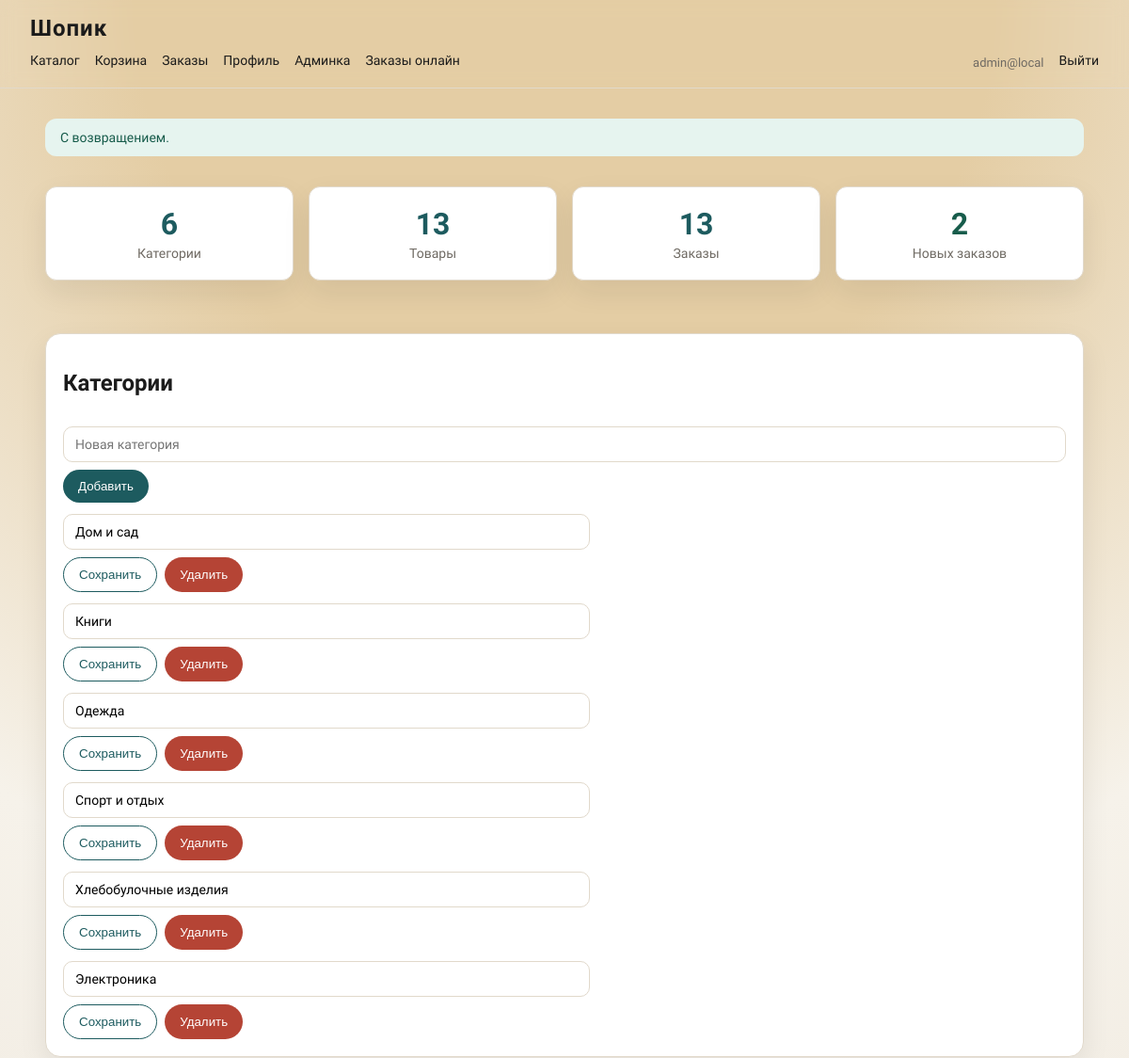
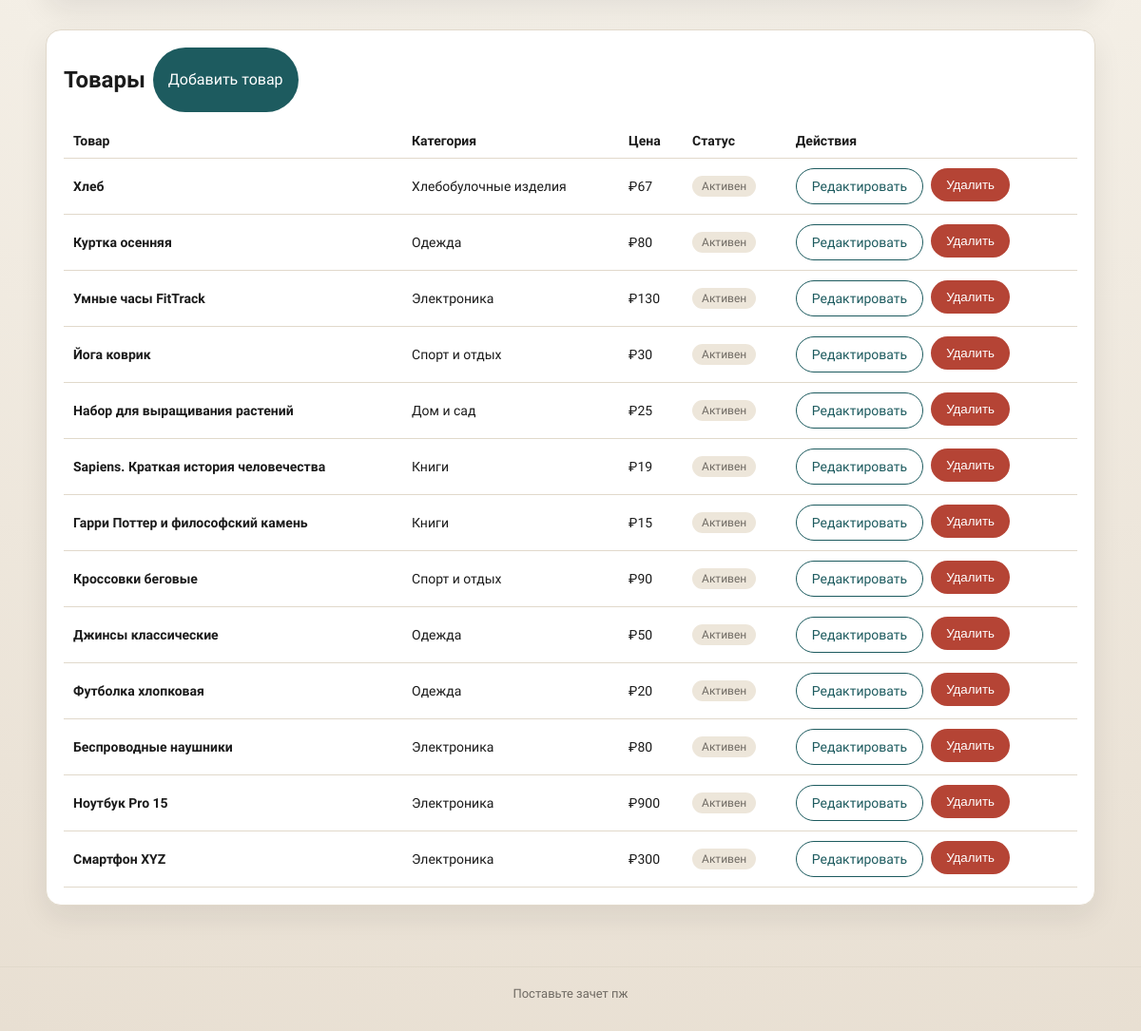
/admin/index.php (signed in), run on the app's committed database (2 pictures, top to bottom).
### tables this page shows
CREATE TABLE users (
            id INTEGER PRIMARY KEY AUTOINCREMENT,
            email TEXT NOT NULL UNIQUE,
            password_hash TEXT NOT NULL,
            role TEXT NOT NULL DEFAULT "user",
            created_at TEXT NOT NULL DEFAULT CURRENT_TIMESTAMP
        );

CREATE TABLE categories (
            id INTEGER PRIMARY KEY AUTOINCREMENT,
            name TEXT NOT NULL
        );

CREATE TABLE products (
            id INTEGER PRIMARY KEY AUTOINCREMENT,
            category_id INTEGER NULL,
            name TEXT NOT NULL,
            description TEXT NOT NULL,
            price REAL NOT NULL,
            image_path TEXT NULL,
            is_active INTEGER NOT NULL DEFAULT 1,
            FOREIGN KEY (category_id) REFERENCES categories(id) ON DELETE SET NULL
        );

### db.php (called while the page is built, shortened)
<?php
function db(): PDO
{
    static $pdo = null;
    if ($pdo instanceof PDO) {
        return $pdo;
    }
    $dbPath = __DIR__ . '/data/shop.sqlite';
    $pdo = new PDO('sqlite:' . $dbPath);
    $pdo->setAttribute(PDO::ATTR_ERRMODE, PDO::ERRMODE_EXCEPTION);
    $pdo->exec('PRAGMA foreign_keys = ON');
    init_db($pdo);
    return $pdo;
}
function init_db(PDO $pdo): void
{
    $pdo->exec(
        'CREATE TABLE IF NOT EXISTS users (
            id INTEGER PRIMARY KEY AUTOINCREMENT,
            email TEXT NOT NULL UNIQUE,
            password_hash TEXT NOT NULL,
            role TEXT NOT NULL DEFAULT "user",
            created_at TEXT NOT NULL DEFAULT CURRENT_TIMESTAMP
        )'
    );
    $pdo->exec(
        'CREATE TABLE IF NOT EXISTS categories (
            id INTEGER PRIMARY KEY AUTOINCREMENT,
            name TEXT NOT NULL
        )'
    );
    $pdo->exec(
        'CREATE TABLE IF NOT EXISTS products (
            id INTEGER PRIMARY KEY AUTOINCREMENT,
            category_id INTEGER NULL,
            name TEXT NOT NULL,
            description TEXT NOT NULL,
            price REAL NOT NULL,
            image_path TEXT NULL,
            is_active INTEGER NOT NULL DEFAULT 1,
            FOREIGN KEY (category_id) REFERENCES categories(id) ON DELETE SET NULL
        )'
    );
    $pdo->exec(
        'CREATE TABLE IF NOT EXISTS cart_items (
            id INTEGER PRIMARY KEY AUTOINCREMENT,
            user_id INTEGER NOT NULL,
            product_id INTEGER NOT NULL,
            qty INTEGER NOT NULL DEFAULT 1,
            UNIQUE(user_id, product_id),
            FOREIGN KEY (user_id) REFERENCES users(id) ON DELETE CASCADE,
            FOREIGN KEY (product_id) REFERENCES products(id) ON DELETE CASCADE
        )'
    );
    $pdo->exec(
        'CREATE TABLE IF NOT EXISTS orders (
            id INTEGER PRIMARY KEY AUTOINCREMENT,
            user_id INTEGER NOT NULL,
            status TEXT NOT NULL DEFAULT "new",
            created_at TEXT NOT NULL DEFAULT CURRENT_TIMESTAMP,
            FOREIGN KEY (user_id) REFERENCES users(id) ON DELETE CASCADE
        )'
    );
    $pdo->exec(
        'CREATE TABLE IF NOT EXISTS order_items (
            id INTEGER PRIMARY KEY AUTOINCREMENT,
            order_id INTEGER NOT NULL,
            product_id INTEGER NOT NULL,
            qty INTEGER NOT NULL,
            price REAL NOT NULL,
            FOREIGN KEY (order_id) REFERENCES orders(id) ON DELETE CASCADE,
            FOREIGN KEY (product_id) REFERENCES products(id) ON DELETE CASCADE
        )'
    );
    $adminExists = (int) $pdo->query("SELECT COUNT(*) FROM users WHERE role = 'admin'")->fetchColumn();
}
function e($value): string
{
    return htmlspecialchars((string) $value, ENT_QUOTES, 'UTF-8');
}
function current_user(): ?array
{
    static $cached = null;
    if ($cached !== null) {
        return $cached;
    }
    $stmt = db()->prepare('SELECT id, email, role FROM users WHERE id = ?');
    $stmt->execute([$_SESSION['user_id']]);
    $user = $stmt->fetch(PDO::FETCH_ASSOC) ?: null;
    $cached = $user;
    return $cached;
}
function is_admin(): bool
{
    $user = current_user();
    return $user && $user['role'] === 'admin';
}
function require_admin(): void
{
    if (!is_admin()) {
        header('Location: /login.php');
        exit;
    }
}
function flash(string $key, ?string $value = null): ?string
{
    if (!empty($_SESSION['flash'][$key])) {
        $msg = (string) $_SESSION['flash'][$key];
        return $msg;
    }
    return null;
}

### admin/index.php (the view, shortened to what this page needs)
<?php
require_once __DIR__ . '/../db.php';
require_admin();
$categories = db()->query('SELECT id, name FROM categories ORDER BY name')->fetchAll(PDO::FETCH_ASSOC);
$products = db()->query(
    'SELECT p.id, p.name, p.price, p.is_active, c.name AS category_name
     FROM products p
     LEFT JOIN categories c ON c.id = p.category_id
     ORDER BY p.id DESC'
)->fetchAll(PDO::FETCH_ASSOC);
$totalProducts = (int) db()->query('SELECT COUNT(*) FROM products')->fetchColumn();
$totalCategories = (int) db()->query('SELECT COUNT(*) FROM categories')->fetchColumn();
$totalOrders = (int) db()->query('SELECT COUNT(*) FROM orders')->fetchColumn();
$newOrders = (int) db()->query("SELECT COUNT(*) FROM orders WHERE status = 'new'")->fetchColumn();
include __DIR__ . '/../partials/header.php';
?>
<section class="admin-stats">
    <div class="stat-card">
        <h3><?= $totalCategories ?></h3>
        <p>Категории</p>
    </div>
    <div class="stat-card">
        <h3><?= $totalProducts ?></h3>
        <p>Товары</p>
    </div>
    <div class="stat-card">
        <h3><?= $totalOrders ?></h3>
        <p>Заказы</p>
    </div>
    <div class="stat-card new">
        <h3><?= $newOrders ?></h3>
        <p>Новых заказов</p>
    </div>
</section>
<section class="card">
    <h2>Категории</h2>
    <form class="inline-form" method="post" action="/admin/category_edit.php">
        <input type="text" name="name" placeholder="Новая категория" required>
        <button type="submit">Добавить</button>
    </form>
    <div class="form">
        <?php foreach ($categories as $category): ?>
            <form class="inline-form" method="post" action="/admin/category_edit.php">
                <input type="text" name="name" value="<?= e($category['name']) ?>" required>
                <button type="submit" name="action" value="update" class="secondary">Сохранить</button>
                <button type="submit" name="action" value="delete" class="danger">Удалить</button>
            </form>
        <?php endforeach; ?>
    </div>
</section>
<section class="card">
    <div class="inline-form">
        <h2>Товары</h2>
        <a class="button" href="/admin/product_edit.php">Добавить товар</a>
    </div>
    <?php if (!$products): ?>
        <p>Товаров пока нет.</p>
    <?php else: ?>
        <table class="table">
            <thead>
                <tr>
                    <th>Товар</th>
                    <th>Категория</th>
                    <th>Цена</th>
                    <th>Статус</th>
                    <th>Действия</th>
                </tr>
            </thead>
            <tbody>
                <?php foreach ($products as $product): ?>
                    <tr>
                        <td>
                            <strong><?= e($product['name']) ?></strong>
                        </td>
                        <td><?= e($product['category_name'] ?? 'Без категории') ?></td>
                        <td>₽<?= number_format((float) $product['price'], 0) ?></td>
                        <td><?= $product['is_active'] ? '<span class="status-chip">Активен</span>' : '<span class="status-chip" style="background:#f8d7da">Скрыт</span>' ?></td>
                        <td>
                            <div class="inline-form">
                                <a class="button secondary" href="/admin/product_edit.php?id=<?= (int) $product['id'] ?>">Редактировать</a>
                                <form method="post" action="/admin/product_delete.php" onsubmit="return confirm('Удалить товар?');">
                                    <button type="submit" class="danger">Удалить</button>
                                </form>
                            </div>
                        </td>
                    </tr>
                <?php endforeach; ?>
            </tbody>
        </table>
    <?php endif; ?>
</section>
<?php include __DIR__ . '/../partials/footer.php'; ?>

### partials/header.php (shortened to what this page needs)
<?php
$user = current_user();
?>
<!doctype html>
<html lang="ru">
<head>
    <link rel="stylesheet" href="/assets/css/style.css">
</head>
<body>
<div class="page">
    <header class="site-header">
        <div class="logo"><a href="/">Шопик</a></div>
        <nav class="site-nav">
            <a href="/">Каталог</a>
            <?php if ($user): ?>
                <a href="/cart.php">Корзина</a>
                <a href="/my_orders.php">Заказы</a>
                <a href="/profile.php">Профиль</a>
            <?php endif; ?>
            <?php if ($user && $user['role'] === 'admin'): ?>
                <a href="/admin/index.php">Админка</a>
                <a href="/admin/orders.php">Заказы онлайн</a>
            <?php endif; ?>
            <?php if ($user): ?>
                <span class="nav-user"><?= e($user['email']) ?></span>
                <a href="/logout.php">Выйти</a>
            <?php else: ?>
                <a href="/login.php">Войти</a>
                <a href="/register.php">Регистрация</a>
            <?php endif; ?>
        </nav>
    </header>
    <main class="site-main">
        <?php if ($msg = flash('success')): ?>
            <div class="alert success"><?= e($msg) ?></div>
        <?php endif; ?>

### assets/css/style.css (style rules this page uses)
:root { --bg: #f6f2ea; --bg-accent: #e8dfd2; --ink: #1b1b1b; --muted: #6f6a63; --accent: #1d5b5f; --accent-2: #c07c2d; --card: #ffffff; --line: #e1d9cb; --shadow: 0 12px 30px rgba(27, 27, 27, 0.08); }
* { box-sizing: border-box; }
body { margin: 0; font-family: 'Source Sans 3', sans-serif; color: var(--ink); background: radial-gradient(circle at top, #e4cda4 20%, var(--bg) 45%, var(--bg-accent) 100%); min-height: 100vh; }
.page { min-height: 100vh; display: flex; flex-direction: column; }
.site-header { position: sticky; top: 0; background: radial-gradient(linear at top, #e4cda4 20%, var(--bg) 85%, var(--bg-accent) 100%); backdrop-filter: blur(8px); border-bottom: 1px solid var(--line); padding: 16px 32px; z-index: 10; }
.logo a { font-size: 24px; letter-spacing: 0.04em; text-decoration: none; color: var(--ink); font-weight: 600; }
.site-nav { display: flex; flex-wrap: wrap; gap: 16px; align-items: center; margin-top: 12px; font-size: 14px; }
.site-nav a { text-decoration: none; color: var(--ink); padding-bottom: 4px; border-bottom: 1px solid transparent; transition: border-color 0.2s ease; }
.nav-user { font-size: 13px; color: var(--muted); }
.site-main { width: min(1120px, 92vw); margin: 32px auto 64px; display: flex; flex-direction: column; gap: 32px; }
.card { background: var(--card); border: 1px solid var(--line); border-radius: 16px; padding: 18px; box-shadow: var(--shadow); display: flex; flex-direction: column; gap: 12px; }
.button, button { border: none; border-radius: 999px; padding: 10px 16px; background: var(--accent); color: white; font-weight: 500; cursor: pointer; text-decoration: none; display: inline-flex; align-items: center; gap: 6px; }
.button.secondary, button.secondary { background: transparent; color: var(--accent); border: 1px solid var(--accent); }
.button.danger, button.danger { background: #b54435; }
.form { display: grid; gap: 12px; max-width: 560px; }
input, textarea, select { width: 100%; padding: 10px 12px; border-radius: 10px; border: 1px solid var(--line); font-family: inherit; font-size: 14px; background: #fff; }
.alert { padding: 12px 16px; border-radius: 12px; font-size: 14px; }
.alert.success { background: #e6f4ef; color: #175c4b; }
.table { width: 100%; border-collapse: collapse; }
.table th, .table td { text-align: left; padding: 10px; border-bottom: 1px solid var(--line); font-size: 14px; }
.status-chip { display: inline-block; padding: 4px 10px; border-radius: 999px; background: #ede6da; font-size: 12px; color: var(--muted); }
.inline-form { display: flex; gap: 8px; flex-wrap: wrap; }
.admin-stats { display: grid; grid-template-columns: repeat(auto-fit, minmax(150px, 1fr)); gap: 16px; margin-bottom: 24px; }
.stat-card { background: var(--card); border: 1px solid var(--line); border-radius: 12px; padding: 20px; text-align: center; box-shadow: var(--shadow); }
.stat-card h3 { margin: 0; font-size: 32px; color: var(--accent); }
.stat-card p { margin: 4px 0 0; color: var(--muted); font-size: 14px; }
.stat-card.new h3 { color: #175c4b; }

### data on the page
users: email "admin@local"
categories: name "Дом и сад"
categories: name "Книги"
categories: name "Одежда"
categories: name "Спорт и отдых"
categories: name "Хлебобулочные изделия"
categories: name "Электроника"
products: name "Хлеб", category.name "Хлебобулочные изделия", price "67", is_active "Активен"
products: name "Куртка осенняя", category.name "Одежда", price "80", is_active "Активен"
products: name "Умные часы FitTrack", category.name "Электроника", price "130", is_active "Активен"
products: name "Йога коврик", category.name "Спорт и отдых", price "30", is_active "Активен"
products: name "Набор для выращивания растений", category.name "Дом и сад", price "25", is_active "Активен"
products: name "Sapiens. Краткая история человечества", category.name "Книги", price "19", is_active "Активен"
products: name "Гарри Поттер и философский камень", category.name "Книги", price "15", is_active "Активен"
products: name "Кроссовки беговые", category.name "Спорт и отдых", price "90", is_active "Активен"
products: name "Джинсы классические", category.name "Одежда", price "50", is_active "Активен"
products: name "Футболка хлопковая", category.name "Одежда", price "20", is_active "Активен"
products: name "Беспроводные наушники", category.name "Электроника", price "80", is_active "Активен"
products: name "Ноутбук Pro 15", category.name "Электроника", price "900", is_active "Активен"
products: name "Смартфон XYZ", category.name "Электроника", price "300", is_active "Активен"

### other printed values
$msg "С возвращением."
$totalCategories "6"
$totalProducts "13"
$totalOrders "13"
$newOrders "2"
